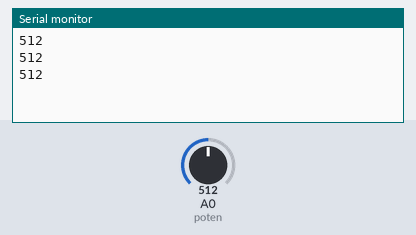
The sketch below on a simulated Arduino Uno, built with avr-gcc and run on an emulated ATmega328P. Parts: the last lines printed to the serial monitor. Inputs (shaded band) come from the test bench; at power-on: A0 (poten) = 512.

Above: at 1.2 s.
1.3 s: A0 (poten) set to 716
At 1.86 s:
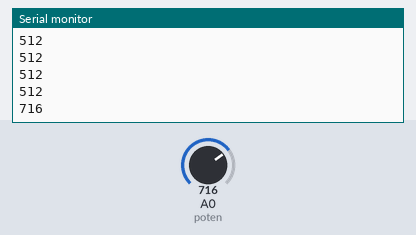
2.8 s: A0 (poten) set to 900
At 3.06 s:
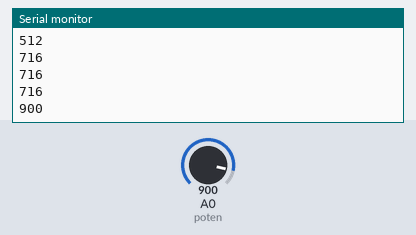
Timing chart, 0 to 5.8 s (numbered marks = the images above; inputs shaded):
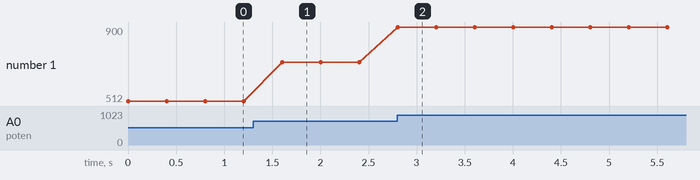

Measured:
- after the input at 1.3 s, the serial monitor: prints a new line after 0.30 s (image 1)
- after the input at 2.8 s, the serial monitor: prints a new line at once (image 2)
- plotted number 1: 512 → 716 after the input at 1.3 s, 716 → 900 after the input at 2.8 s

The sketch:

potentiometer.ino
```cpp
int poten = A0;
void setup()
{
 pinMode(poten,INPUT);
 Serial.begin(9600);
}

void loop()
{
 Serial.println(analogRead(poten));
 delay(400);

}
```
